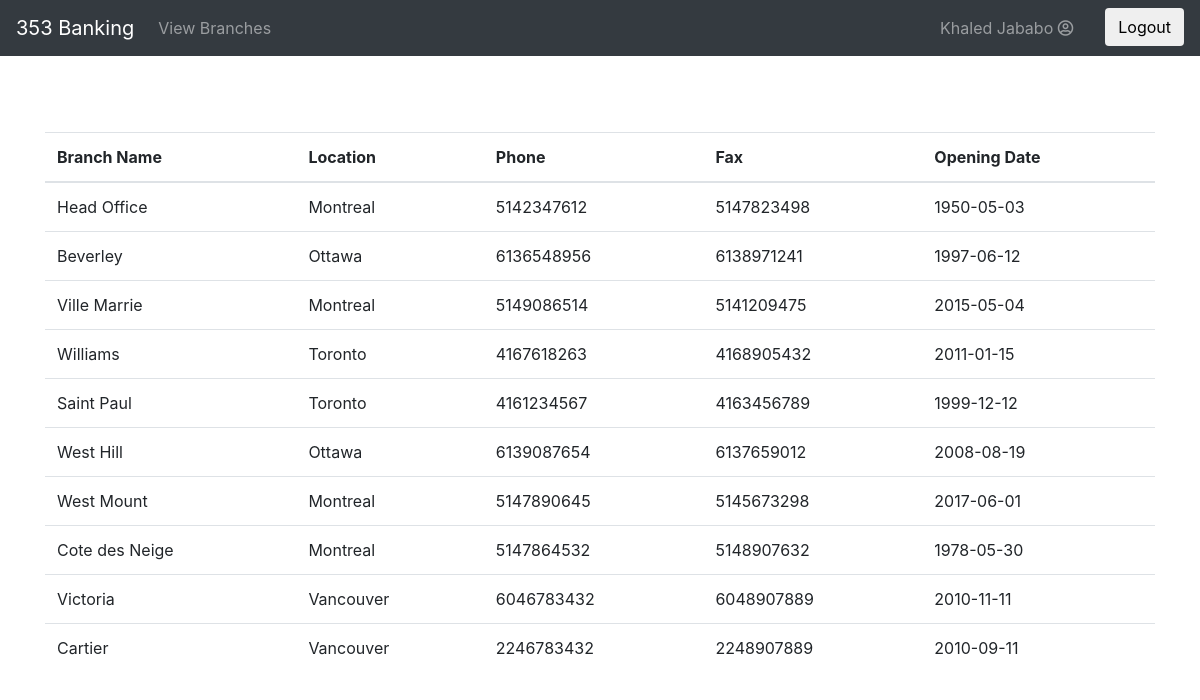
The page /index.php?page=view_branches (signed in) on the database its author committed.
### tables this page shows
CREATE TABLE branch (
  branch_id int(11) NOT NULL AUTO_INCREMENT,
  branch_name varchar(255) DEFAULT NULL,
  location varchar(255) DEFAULT NULL,
  phone varchar(10) DEFAULT NULL,
  fax varchar(10) DEFAULT NULL,
  opening_date date DEFAULT NULL,
  PRIMARY KEY (branch_id)
);

### classes/branch/branchDAO.php (called while the page is built, shortened)
<?php
require_once 'branch.php';
class BranchDAO {
	private $connectString;
	private $user;
	private $password;
	function __construct() {
		$this->connectString = "mysql:host=localhost;dbname=gec353_2;charset=utf8mb4";
		$this->user = "root";
		$this->password = "";
		$this->password = "W5T7N3C9";
	}
	public function getAllBranches() {
		try {
			$pdo = new PDO($this->connectString, $this->user, $this->password);
			$pdo->setAttribute(PDO::ATTR_ERRMODE, PDO::ERRMODE_EXCEPTION);
			$stmt = $pdo->prepare("SELECT * FROM branch");
			$stmt->execute();
			$stmt->setFetchMode(PDO::FETCH_CLASS | PDO::FETCH_PROPS_LATE, 'Branch');
			$response = [];
			while ($branch = $stmt->fetch()) {
				$responseRow["id"] = $branch->getId();
				$responseRow["name"] = $branch->getName();
				$responseRow["location"] = $branch->getLocation();
				$responseRow["phone"] = $branch->getPhone();
				$responseRow["fax"] = $branch->getFax();
				$responseRow["openingDate"] = $branch->getOpeningDate();
				$response[] = $responseRow;
			}
			return $response;
		} catch (PDOException $e) {
			echo ($e->getMessage());
		} finally {
			unset($pdo);
		}
	}
}

### classes/branch/branch.php (called while the page is built, shortened)
<?php
	class Branch {
		private $branch_id;
		private $branch_name;
		private $location;
		private $phone;
		private $fax;
		private $opening_date;
		public function getId(){
			return $this->branch_id;
		}
		public function setId($branch_id){
			$this->branch_id = $branch_id;
		}
		public function getName(){
			return $this->branch_name;
		}
		public function setName($branch_name){
			$this->branch_name = $branch_name;
		}
		public function getLocation(){
			return $this->location;
		}
		public function setLocation($location){
			$this->location = $location;
		}
		public function getPhone(){
			return $this->phone;
		}
		public function setPhone($phone){
			$this->phone = $phone;
		}
		public function getFax(){
			return $this->fax;
		}
		public function setFax($fax){
			$this->fax = $fax;
		}
		public function getOpeningDate(){
			return $this->opening_date;
		}
		public function setOpeningDate($opening_date){
			$this->opening_date = $opening_date;
		}
	}

### views/view_branches.php (the view)
<main role="main" class="container my-5">
    <table class="table table-hover">
        <thead>
            <tr>
                <th scope="col">Branch Name</th>
                <th scope="col">Location</th>
                <th scope="col">Phone</th>
                <th scope="col">Fax</th>
                <th scope="col">Opening Date</th>
            </tr>
        </thead>
        <tbody>
            <?php include 'classes/branch/branchDAO.php';
$db = new branchDAO();
foreach ($db->getAllBranches() as $branch) {
	?>
            <tr>
                <td><?php echo $branch['name']; ?></td>
                <td><?php echo $branch['location']; ?></td>
                <td><?php echo $branch['phone']; ?></td>
                <td><?php echo $branch['fax']; ?></td>
                <td><?php echo $branch['openingDate']; ?></td>
            </tr>
        <?php }?>
        </tbody>
    </table>
</main>

### views/header.php (shortened to what this page needs)
<!doctype html>
<html lang="en">
    <head>
        <link href="./static/css/bootstrap.min.css" rel="stylesheet">
        <link href="./static/css/mystyle.css" rel="stylesheet">
        <link href="./static/css/fontawesome-all.css" rel="stylesheet">
    </head>
    <body>
        <nav class="navbar navbar-expand-md navbar-dark bg-dark fixed-top">
            <a class="navbar-brand" href="."> 353 Banking </a>
            <div class="collapse navbar-collapse" id="navbarsExampleDefault">
                <ul class="navbar-nav mr-auto">
                    <?php if (isset($_SESSION['is_logged']) && isset($_SESSION['client'])) {?>
                    <li class="nav-item">
                        <a class="nav-link" href="?page=accounts"> My Accounts </a>
                    </li>
                    <li class="nav-item">
                        <a class="nav-link" href="?page=bills"> Pay Bills </a>
                    </li>
                    <li class="nav-item">
                        <a class="nav-link" href="?page=sendmoney"> Send Money </a>
                    </li>
                    <li class="nav-item">
                        <a class="nav-link" href="?page=transactions"> View Transactions </a>
                    </li>
                    <li class="nav-item">
                        <a class="nav-link" href="?page=add_account"> Add an account </a>
                    </li>
                    <?php } else if (isset($_SESSION['is_logged']) && isset($_SESSION['employee'])) {?>
                        <li class="nav-item">
                        <a class="nav-link" href="?page=view_branches"> View Branches </a>
                    </li>
                    <?php }?>
                </ul>
                <div class="form-inline pull-xs-right">
                    <?php if (isset($_SESSION['is_logged'])) {?>
                    <ul class="navbar-nav mr-auto">
                        <li class="nav-item px-4">
                            <?php if (isset($_SESSION['client'])) {?>
                            <a class="nav-link" href="?page=client_page"> <?php echo $_SESSION['client']['firstName'] . ' ' . $_SESSION['client']['lastName']; ?> <i class="far fa-user-circle"></i>
                            </a>
                        <?php } else if (isset($_SESSION['employee'])) {?>
                            <a class="nav-link" href="?page=employee_page"> <?php echo $_SESSION['employee']['firstName'] . ' ' . $_SESSION['employee']['lastName']; ?> <i class="far fa-user-circle"></i>
                            </a>
                        <?php }?>
                        </li>
                        <li class="nav-item">
                            <form class="form-signin" action="actions.php" method="post">
                                <button class="btn btn-success-outline" type="submit" name="logout" value="logout"> Logout </button>
                            </form>
                        </li>
                    </ul>
                    <?php }?>
                </div>
            </div>
        </nav>
    </body>
</html>

### index.php (shortened to what this page needs)
<?php
include "views/header.php";
if (isset($_GET['page'])) {
	if ($_GET['page'] == 'accounts') {
		include "views/accounts.php";
	} else if ($_GET['page'] == 'signup') {
		include "views/signup.php";
	} else if ($_GET['page'] == 'login') {
		include "views/login.php";
	} else if ($_GET['page'] == 'bills') {
		include "views/pay_bills.php";
	} else if ($_GET['page'] == 'client_page') {
		include "views/client_page.php";
	} else if ($_GET['page'] == 'employee_page') {
		include "views/employee_page.php";
	} else if ($_GET['page'] == 'sendmoney') {
		include "views/sendmoney.php";
	} else if ($_GET['page'] == 'pay_bills') {
		include "views/pay_bills.php";
	} else if ($_GET['page'] == 'view_branches') {
		include "views/view_branches.php";
	} else if ($_GET['page'] == 'transactions') {
		include "views/transactions.php";
	} else if ($_GET['page'] == 'add_account') {
		include "views/add_account.php";
	}} else {
	include "views/home.php";
}
?>

### static/css/mystyle.css (style rules this page uses)
html { position: relative; min-height: 100%; }
body { padding-top: 1.5rem; margin-bottom: 60px; }
body > .container { padding: 60px 15px 0; }

### rows shown on the page
branch: branch_name "Head Office", location "Montreal", phone "5142347612", fax "5147823498", opening_date "1950-05-03"
branch: branch_name "Beverley", location "Ottawa", phone "6136548956", fax "6138971241", opening_date "1997-06-12"
branch: branch_name "Ville Marrie", location "Montreal", phone "5149086514", fax "5141209475", opening_date "2015-05-04"
branch: branch_name "Williams", location "Toronto", phone "4167618263", fax "4168905432", opening_date "2011-01-15"
branch: branch_name "Saint Paul", location "Toronto", phone "4161234567", fax "4163456789", opening_date "1999-12-12"
branch: branch_name "West Hill", location "Ottawa", phone "6139087654", fax "6137659012", opening_date "2008-08-19"
branch: branch_name "West Mount", location "Montreal", phone "5147890645", fax "5145673298", opening_date "2017-06-01"
branch: branch_name "Cote des Neige", location "Montreal", phone "5147864532", fax "5148907632", opening_date "1978-05-30"
branch: branch_name "Victoria", location "Vancouver", phone "6046783432", fax "6048907889", opening_date "2010-11-11"
branch: branch_name "Cartier", location "Vancouver", phone "2246783432", fax "2248907889", opening_date "2010-09-11"

### other values the page prints
$_SESSION['employee']['firstName'] "Khaled"
$_SESSION['employee']['lastName'] "Jababo"
